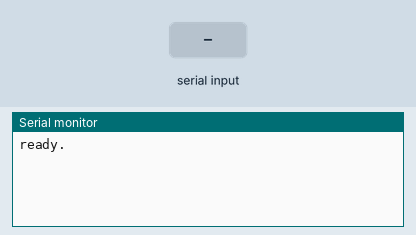
Bench run of a sketch on a simulated Arduino Uno, built with avr-gcc and run on an emulated ATmega328P. On the bench: the last lines printed to the serial monitor. The test bench sets the inputs (shaded band).

Above: at 1.2 s.
1.3 s: "1" received over Serial
At 2.8 s:
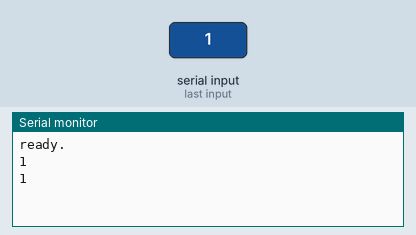
3.5 s: "0" received over Serial
At 4.3 s:
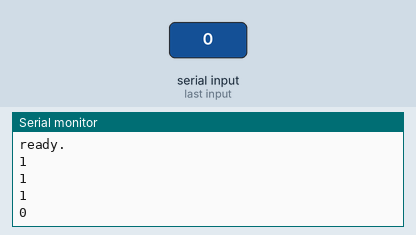
5.0 s: "2" received over Serial
At 6.3 s:
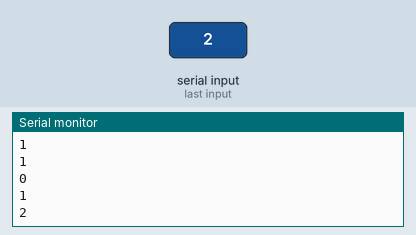
Timing chart, 0 to 8.0 s (numbered marks = the images above; inputs shaded):
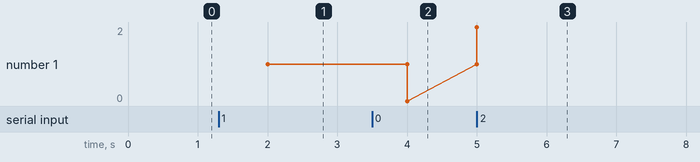

The sketch:

test_serial.ino
```cpp
void setup() {
  // put your setup code here, to run once:
  Serial.begin(115200);
  Serial.println("ready.");
}

void loop() {
  // put your main code here, to run repeatedly:
  if (Serial.available()) {
    Serial.println(Serial.available());
    while(Serial.available()) {
      Serial.print((char)Serial.read());
    }
    Serial.println("");
    Serial.flush();
  }

  delay(1000);

}
```

Measured:
- after the input at 1.3 s, the serial monitor: prints a new line after 0.70 s (image 1)
- after the input at 3.5 s, the serial monitor: prints a new line after 0.50 s (image 2)
- after the input at 5.0 s, the serial monitor: prints a new line at once (image 3)
- plotted number 1: 1 → 0 after the input at 3.5 s, 0 → 2 after the input at 5.0 s
